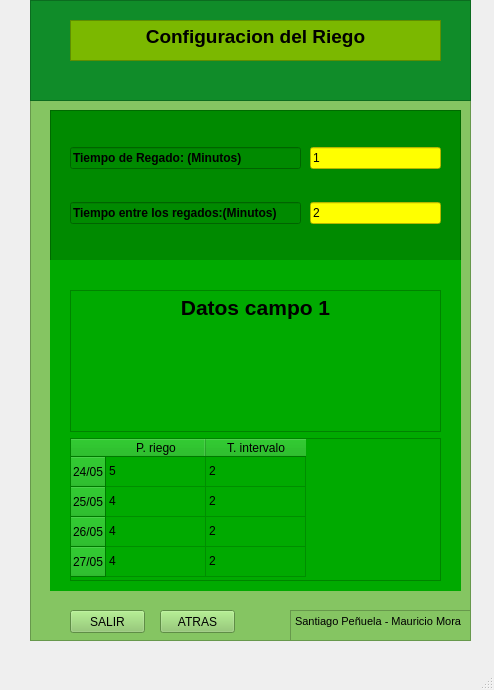
<?xml version="1.0" encoding="UTF-8"?>
<ui version="4.0">
 <class>MainWindow</class>
 <widget class="QMainWindow" name="MainWindow">
  <property name="geometry">
   <rect>
    <x>0</x>
    <y>0</y>
    <width>494</width>
    <height>690</height>
   </rect>
  </property>
  <property name="windowTitle">
   <string>MainWindow</string>
  </property>
  <widget class="QWidget" name="centralwidget">
   <widget class="QFrame" name="frame_2">
    <property name="geometry">
     <rect>
      <x>30</x>
      <y>100</y>
      <width>441</width>
      <height>541</height>
     </rect>
    </property>
    <property name="styleSheet">
     <string notr="true">background-color: rgb(133, 197, 98);</string>
    </property>
    <property name="frameShape">
     <enum>QFrame::StyledPanel</enum>
    </property>
    <property name="frameShadow">
     <enum>QFrame::Raised</enum>
    </property>
    <widget class="QTextEdit" name="textEdit_2">
     <property name="geometry">
      <rect>
       <x>260</x>
       <y>510</y>
       <width>181</width>
       <height>31</height>
      </rect>
     </property>
     <property name="readOnly">
      <bool>true</bool>
     </property>
     <property name="html">
      <string>&lt;!DOCTYPE HTML PUBLIC &quot;-//W3C//DTD HTML 4.0//EN&quot; &quot;http://www.w3.org/TR/REC-html40/strict.dtd&quot;&gt;
&lt;html&gt;&lt;head&gt;&lt;meta name=&quot;qrichtext&quot; content=&quot;1&quot; /&gt;&lt;style type=&quot;text/css&quot;&gt;
p, li { white-space: pre-wrap; }
&lt;/style&gt;&lt;/head&gt;&lt;body style=&quot; font-family:'MS Shell Dlg 2'; font-size:8.25pt; font-weight:400; font-style:normal;&quot;&gt;
&lt;p style=&quot; margin-top:0px; margin-bottom:0px; margin-left:0px; margin-right:0px; -qt-block-indent:0; text-indent:0px;&quot;&gt;Santiago Peñuela - Mauricio Mora&lt;/p&gt;&lt;/body&gt;&lt;/html&gt;</string>
     </property>
    </widget>
    <widget class="QFrame" name="frame_3">
     <property name="geometry">
      <rect>
       <x>20</x>
       <y>10</y>
       <width>411</width>
       <height>151</height>
      </rect>
     </property>
     <property name="styleSheet">
      <string notr="true">background-color: rgb(0, 138, 0);</string>
     </property>
     <property name="frameShape">
      <enum>QFrame::StyledPanel</enum>
     </property>
     <property name="frameShadow">
      <enum>QFrame::Raised</enum>
     </property>
     <widget class="QWidget" name="verticalLayoutWidget_2">
      <property name="geometry">
       <rect>
        <x>20</x>
        <y>10</y>
        <width>231</width>
        <height>131</height>
       </rect>
      </property>
      <layout class="QVBoxLayout" name="verticalLayout_2">
       <item>
        <widget class="QLineEdit" name="lineEdit_4">
         <property name="font">
          <font>
           <pointsize>9</pointsize>
           <weight>75</weight>
           <bold>true</bold>
          </font>
         </property>
         <property name="text">
          <string>Tiempo de Regado: (Minutos)</string>
         </property>
         <property name="readOnly">
          <bool>true</bool>
         </property>
        </widget>
       </item>
       <item>
        <widget class="QLineEdit" name="lineEdit_3">
         <property name="font">
          <font>
           <pointsize>9</pointsize>
           <weight>75</weight>
           <bold>true</bold>
          </font>
         </property>
         <property name="text">
          <string>Tiempo entre los regados:(Minutos)</string>
         </property>
         <property name="readOnly">
          <bool>true</bool>
         </property>
        </widget>
       </item>
      </layout>
     </widget>
     <widget class="QWidget" name="verticalLayoutWidget">
      <property name="geometry">
       <rect>
        <x>260</x>
        <y>10</y>
        <width>131</width>
        <height>131</height>
       </rect>
      </property>
      <layout class="QVBoxLayout" name="verticalLayout">
       <item>
        <widget class="QLineEdit" name="lineEdit">
         <property name="styleSheet">
          <string notr="true">background-color: rgb(255, 255, 0);</string>
         </property>
         <property name="text">
          <string>1</string>
         </property>
        </widget>
       </item>
       <item>
        <widget class="QLineEdit" name="lineEdit_2">
         <property name="styleSheet">
          <string notr="true">background-color: rgb(255, 255, 0);</string>
         </property>
         <property name="text">
          <string>2</string>
         </property>
        </widget>
       </item>
      </layout>
     </widget>
    </widget>
    <widget class="QWidget" name="widget" native="true">
     <property name="geometry">
      <rect>
       <x>20</x>
       <y>160</y>
       <width>411</width>
       <height>331</height>
      </rect>
     </property>
     <property name="styleSheet">
      <string notr="true">background-color: rgb(0, 170, 0);</string>
     </property>
     <widget class="QWidget" name="verticalLayoutWidget_3">
      <property name="geometry">
       <rect>
        <x>20</x>
        <y>30</y>
        <width>371</width>
        <height>291</height>
       </rect>
      </property>
      <layout class="QVBoxLayout" name="verticalLayout_3">
       <item>
        <widget class="QTextEdit" name="textEdit_3">
         <property name="enabled">
          <bool>true</bool>
         </property>
         <property name="sizePolicy">
          <sizepolicy hsizetype="Expanding" vsizetype="Maximum">
           <horstretch>0</horstretch>
           <verstretch>0</verstretch>
          </sizepolicy>
         </property>
         <property name="maximumSize">
          <size>
           <width>7215</width>
           <height>7215</height>
          </size>
         </property>
         <property name="styleSheet">
          <string notr="true">color: rgb(0, 0, 0);</string>
         </property>
         <property name="readOnly">
          <bool>true</bool>
         </property>
         <property name="html">
          <string>&lt;!DOCTYPE HTML PUBLIC &quot;-//W3C//DTD HTML 4.0//EN&quot; &quot;http://www.w3.org/TR/REC-html40/strict.dtd&quot;&gt;
&lt;html&gt;&lt;head&gt;&lt;meta name=&quot;qrichtext&quot; content=&quot;1&quot; /&gt;&lt;style type=&quot;text/css&quot;&gt;
p, li { white-space: pre-wrap; }
&lt;/style&gt;&lt;/head&gt;&lt;body style=&quot; font-family:'MS Shell Dlg 2'; font-size:8.25pt; font-weight:400; font-style:normal;&quot;&gt;
&lt;p align=&quot;center&quot; style=&quot; margin-top:0px; margin-bottom:0px; margin-left:0px; margin-right:0px; -qt-block-indent:0; text-indent:0px;&quot;&gt;&lt;span style=&quot; font-size:16pt; font-weight:600;&quot;&gt;Datos campo 1&lt;/span&gt;&lt;/p&gt;&lt;/body&gt;&lt;/html&gt;</string>
         </property>
        </widget>
       </item>
       <item>
        <widget class="QTableWidget" name="lista_1">
         <row>
          <property name="text">
           <string>24/05</string>
          </property>
         </row>
         <row>
          <property name="text">
           <string>25/05</string>
          </property>
         </row>
         <row>
          <property name="text">
           <string>26/05</string>
          </property>
         </row>
         <row>
          <property name="text">
           <string>27/05</string>
          </property>
         </row>
         <column>
          <property name="text">
           <string>P. riego</string>
          </property>
         </column>
         <column>
          <property name="text">
           <string>T. intervalo</string>
          </property>
         </column>
         <item row="0" column="0">
          <property name="text">
           <string>5</string>
          </property>
         </item>
         <item row="0" column="1">
          <property name="text">
           <string>2</string>
          </property>
         </item>
         <item row="1" column="0">
          <property name="text">
           <string>4</string>
          </property>
         </item>
         <item row="1" column="1">
          <property name="text">
           <string>2</string>
          </property>
         </item>
         <item row="2" column="0">
          <property name="text">
           <string>4</string>
          </property>
         </item>
         <item row="2" column="1">
          <property name="text">
           <string>2</string>
          </property>
         </item>
         <item row="3" column="0">
          <property name="text">
           <string>4</string>
          </property>
         </item>
         <item row="3" column="1">
          <property name="text">
           <string>2</string>
          </property>
         </item>
        </widget>
       </item>
      </layout>
     </widget>
    </widget>
    <widget class="QPushButton" name="pushButton_salir">
     <property name="geometry">
      <rect>
       <x>40</x>
       <y>510</y>
       <width>75</width>
       <height>23</height>
      </rect>
     </property>
     <property name="text">
      <string>SALIR</string>
     </property>
    </widget>
    <widget class="QPushButton" name="pushButton_atras">
     <property name="geometry">
      <rect>
       <x>130</x>
       <y>510</y>
       <width>75</width>
       <height>23</height>
      </rect>
     </property>
     <property name="text">
      <string>ATRAS</string>
     </property>
    </widget>
   </widget>
   <widget class="QFrame" name="frame">
    <property name="geometry">
     <rect>
      <x>30</x>
      <y>0</y>
      <width>441</width>
      <height>101</height>
     </rect>
    </property>
    <property name="styleSheet">
     <string notr="true">background-color: rgb(16, 140, 41);</string>
    </property>
    <property name="frameShape">
     <enum>QFrame::StyledPanel</enum>
    </property>
    <property name="frameShadow">
     <enum>QFrame::Raised</enum>
    </property>
    <widget class="QTextEdit" name="textEdit">
     <property name="geometry">
      <rect>
       <x>40</x>
       <y>20</y>
       <width>371</width>
       <height>41</height>
      </rect>
     </property>
     <property name="font">
      <font>
       <pointsize>14</pointsize>
       <weight>75</weight>
       <bold>true</bold>
      </font>
     </property>
     <property name="styleSheet">
      <string notr="true">color: rgb(0, 0, 0);
background-color: rgb(123, 184, 0);</string>
     </property>
     <property name="readOnly">
      <bool>true</bool>
     </property>
     <property name="html">
      <string>&lt;!DOCTYPE HTML PUBLIC &quot;-//W3C//DTD HTML 4.0//EN&quot; &quot;http://www.w3.org/TR/REC-html40/strict.dtd&quot;&gt;
&lt;html&gt;&lt;head&gt;&lt;meta name=&quot;qrichtext&quot; content=&quot;1&quot; /&gt;&lt;style type=&quot;text/css&quot;&gt;
p, li { white-space: pre-wrap; }
&lt;/style&gt;&lt;/head&gt;&lt;body style=&quot; font-family:'MS Shell Dlg 2'; font-size:14pt; font-weight:600; font-style:normal;&quot;&gt;
&lt;p align=&quot;center&quot; style=&quot; margin-top:0px; margin-bottom:0px; margin-left:0px; margin-right:0px; -qt-block-indent:0; text-indent:0px;&quot;&gt;Configuracion del Riego&lt;/p&gt;&lt;/body&gt;&lt;/html&gt;</string>
     </property>
    </widget>
   </widget>
  </widget>
  <widget class="QMenuBar" name="menubar">
   <property name="geometry">
    <rect>
     <x>0</x>
     <y>0</y>
     <width>494</width>
     <height>21</height>
    </rect>
   </property>
  </widget>
  <widget class="QStatusBar" name="statusbar"/>
 </widget>
 <resources/>
 <connections/>
</ui>
